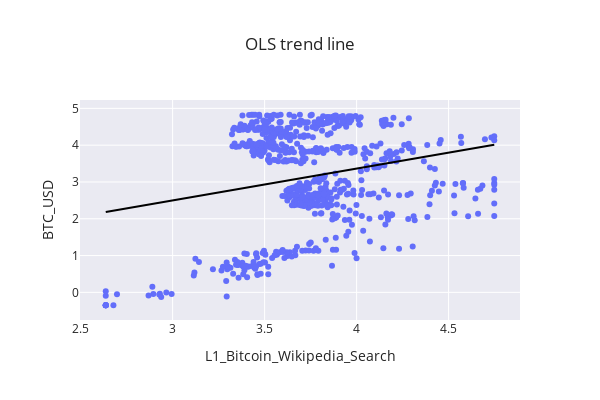
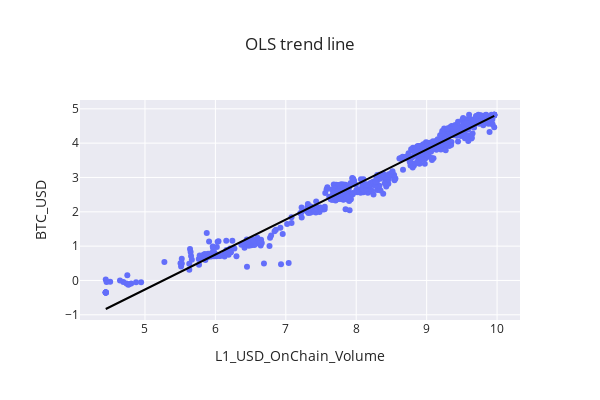
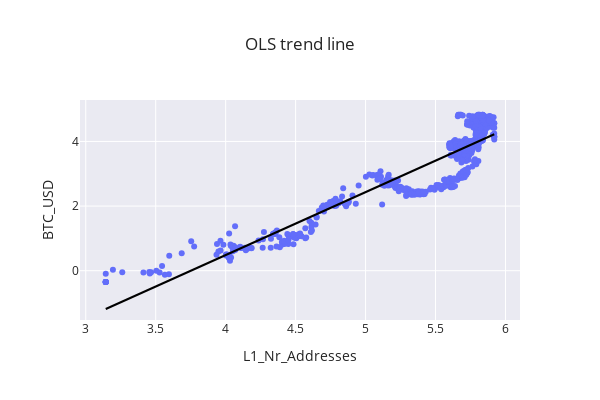
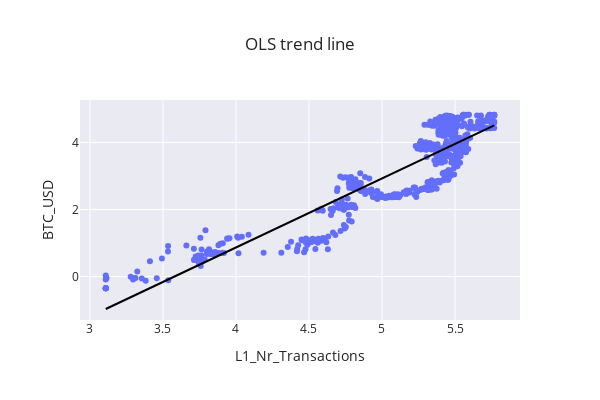

The notebook cell these images were saved under, in order:
### Code cell
dependent_variable = "BTC_USD"

check_linearity(lagged_df, dependent_variable)

### Figure 1 — Plotly figure (JSON) as saved in the notebook; plotly's stock layout.template omitted (floating-point values rounded to 4 significant figures; data arrays with more than 128 entries replaced by an {"elided": "..."} marker saying what was removed)
{"data": [{"hovertemplate": "x=%{x}<br>y=%{y}<extra></extra>", "legendgroup": "", "marker": {"color": "#636efa", "symbol": "circle"}, "mode": "markers", "name": "", "orientation": "v", "showlegend": false, "type": "scatter", "x": {"elided": "705 float values"}, "xaxis": "x", "y": {"elided": "705 float values"}, "yaxis": "y"}, {"hovertemplate": "<b>OLS trendline</b><br>y = 0.863007 * x + -0.0888187<br>R<sup>2</sup>=0.048853<br><br>x=%{x}<br>y=%{y} <b>(trend)</b><extra></extra>", "legendgroup": "", "line": {"color": "black"}, "marker": {"color": "#636efa", "symbol": "circle"}, "mode": "lines", "name": "", "showlegend": false, "type": "scatter", "x": {"elided": "705 float values"}, "xaxis": "x", "y": {"elided": "705 float values"}, "yaxis": "y"}], "layout": {"height": 400, "legend": {"tracegroupgap": 0}, "title": {"text": "OLS trend line"}, "width": 600, "xaxis": {"anchor": "y", "domain": [0, 1], "title": {"text": "L1_Bitcoin_Wikipedia_Search"}}, "yaxis": {"anchor": "x", "domain": [0, 1], "title": {"text": "BTC_USD"}}}}

### Figure 2 — Plotly figure (JSON) as saved in the notebook; plotly's stock layout.template omitted (floating-point values rounded to 4 significant figures; data arrays with more than 128 entries replaced by an {"elided": "..."} marker saying what was removed)
{"data": [{"hovertemplate": "x=%{x}<br>y=%{y}<extra></extra>", "legendgroup": "", "marker": {"color": "#636efa", "symbol": "circle"}, "mode": "markers", "name": "", "orientation": "v", "showlegend": false, "type": "scatter", "x": {"elided": "705 float values"}, "xaxis": "x", "y": {"elided": "705 float values"}, "yaxis": "y"}, {"hovertemplate": "<b>OLS trendline</b><br>y = 1.01938 * x + -5.36054<br>R<sup>2</sup>=0.970880<br><br>x=%{x}<br>y=%{y} <b>(trend)</b><extra></extra>", "legendgroup": "", "line": {"color": "black"}, "marker": {"color": "#636efa", "symbol": "circle"}, "mode": "lines", "name": "", "showlegend": false, "type": "scatter", "x": {"elided": "705 float values"}, "xaxis": "x", "y": {"elided": "705 float values"}, "yaxis": "y"}], "layout": {"height": 400, "legend": {"tracegroupgap": 0}, "title": {"text": "OLS trend line"}, "width": 600, "xaxis": {"anchor": "y", "domain": [0, 1], "title": {"text": "L1_USD_OnChain_Volume"}}, "yaxis": {"anchor": "x", "domain": [0, 1], "title": {"text": "BTC_USD"}}}}

### Figure 3 — Plotly figure (JSON) as saved in the notebook; plotly's stock layout.template omitted (floating-point values rounded to 4 significant figures; data arrays with more than 128 entries replaced by an {"elided": "..."} marker saying what was removed)
{"data": [{"hovertemplate": "x=%{x}<br>y=%{y}<extra></extra>", "legendgroup": "", "marker": {"color": "#636efa", "symbol": "circle"}, "mode": "markers", "name": "", "orientation": "v", "showlegend": false, "type": "scatter", "x": {"elided": "705 float values"}, "xaxis": "x", "y": {"elided": "705 float values"}, "yaxis": "y"}, {"hovertemplate": "<b>OLS trendline</b><br>y = 1.9478 * x + -7.30728<br>R<sup>2</sup>=0.864057<br><br>x=%{x}<br>y=%{y} <b>(trend)</b><extra></extra>", "legendgroup": "", "line": {"color": "black"}, "marker": {"color": "#636efa", "symbol": "circle"}, "mode": "lines", "name": "", "showlegend": false, "type": "scatter", "x": {"elided": "705 float values"}, "xaxis": "x", "y": {"elided": "705 float values"}, "yaxis": "y"}], "layout": {"height": 400, "legend": {"tracegroupgap": 0}, "title": {"text": "OLS trend line"}, "width": 600, "xaxis": {"anchor": "y", "domain": [0, 1], "title": {"text": "L1_Nr_Addresses"}}, "yaxis": {"anchor": "x", "domain": [0, 1], "title": {"text": "BTC_USD"}}}}

### Figure 4 — Plotly figure (JSON) as saved in the notebook; plotly's stock layout.template omitted (floating-point values rounded to 4 significant figures; data arrays with more than 128 entries replaced by an {"elided": "..."} marker saying what was removed)
{"data": [{"hovertemplate": "x=%{x}<br>y=%{y}<extra></extra>", "legendgroup": "", "marker": {"color": "#636efa", "symbol": "circle"}, "mode": "markers", "name": "", "orientation": "v", "showlegend": false, "type": "scatter", "x": {"elided": "705 float values"}, "xaxis": "x", "y": {"elided": "705 float values"}, "yaxis": "y"}, {"hovertemplate": "<b>OLS trendline</b><br>y = 2.05878 * x + -7.36844<br>R<sup>2</sup>=0.821151<br><br>x=%{x}<br>y=%{y} <b>(trend)</b><extra></extra>", "legendgroup": "", "line": {"color": "black"}, "marker": {"color": "#636efa", "symbol": "circle"}, "mode": "lines", "name": "", "showlegend": false, "type": "scatter", "x": {"elided": "705 float values"}, "xaxis": "x", "y": {"elided": "705 float values"}, "yaxis": "y"}], "layout": {"height": 400, "legend": {"tracegroupgap": 0}, "title": {"text": "OLS trend line"}, "width": 600, "xaxis": {"anchor": "y", "domain": [0, 1], "title": {"text": "L1_Nr_Transactions"}}, "yaxis": {"anchor": "x", "domain": [0, 1], "title": {"text": "BTC_USD"}}}}
